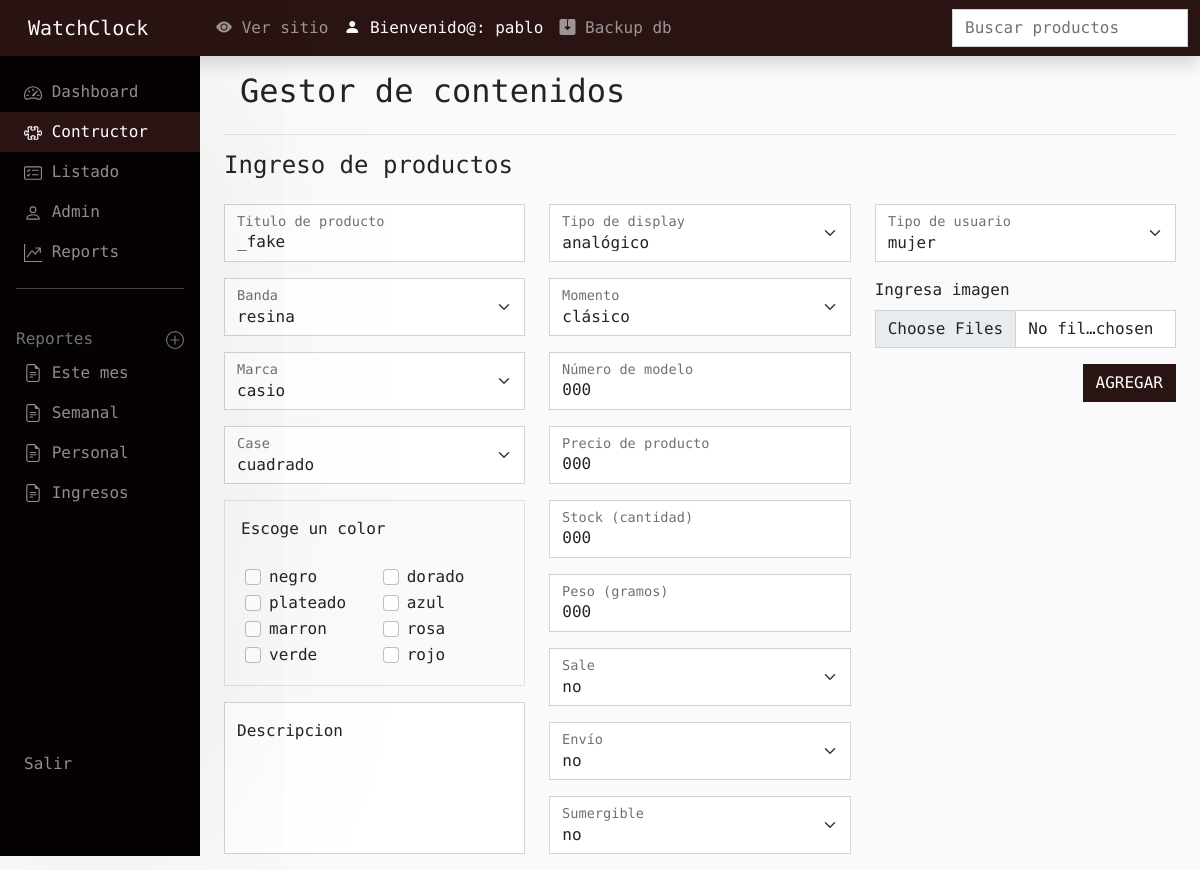
Page /dashboard/constructor.php (signed in) on the committed database.
### tables this page shows
CREATE TABLE `color` (
  `_id` int(11) NOT NULL,
  `color` tinytext NOT NULL DEFAULT 'emty',
  `code` varchar(100) NOT NULL DEFAULT 'red'
);

### dashboard/constructor.php (called while the page is built, shortened)
<?php include_once __DIR__ . '/components/layout_dashboard.php'; ?>
<?php include_once __DIR__.'/components/header_content.php';?>
<?php $content_dashboard = function (): void { ?>
    <?php header_content('Gestor de contenidos')?>
    <?php include_once __DIR__.'/components/constructor_content.php';?>
<?php } ?>
<?php layout_dashboard($content_dashboard) ?>

### dashboard/components/constructor_get_props.php (called while the page is built, shortened)
<?php
include_once __DIR__.'/../controllers/get_props.php';
$get_props_instance = new Mi($conn);
$res_bands = $get_props_instance->get_prop('band');
$res_brands = $get_props_instance->get_prop('brand');
$res_cases = $get_props_instance->get_prop('`case` as C', 'C.*');
$res_colors = $get_props_instance->get_prop('color');
$res_display_types = $get_props_instance->get_prop('display_type');
$res_moments = $get_props_instance->get_prop('moment');
$res_user_types = $get_props_instance->get_prop('user_type');
$res_product_color = null;
function color_is_checked($res_product_color, $color)
{
    return '';
}

### dashboard/helpers/class_get_props.php (called while the page is built, shortened)
<?php
class Mi
{
    public function get_prop($table, $column = '*', $where = '')
    {
        $query = "
            SELECT $column
            FROM $table
            $where
        ";
        $res = $this->conn->query($query);
        if (!$res) :
            return null;
        else :
            return $res;
        endif;
    }
}

### dashboard/components/constructor_content.php (the view, shortened to what this page needs)
<?php include_once __DIR__ . '/../controllers/get_props.php'; ?>
<?php include_once __DIR__ . '/constructor_get_props.php'; ?>
<div class="">
    <h4 class="pb-3">Ingreso de productos</h4>
    <?php
    $url = LOCAL_HOST . '/dashboard/controllers/';
    $url .= (!empty($_REQUEST['update_at'])) ? "update_product.php" : "add_new_product.php";
    ?>
    <form action="<?= $url ?>" enctype="multipart/form-data" method="POST" class="row row-cols-lg-3 needs-validation" novalidate>
        <div>
            <div class="form-floating mb-3">
                <input type="text" class="form-control" name="title" id="floatingInputx" value="<?= (!empty($res_product)) ? $res_product->title : '_fake' ?>" placeholder="#" required>
                <label for="floatingInputx">Titulo de producto</label>
            </div>
            <div class="form-floating mb-3">
                <select class="form-select form-select-md mb-3" id="band" name="band" aria-label=".form-select-lg example">
                    <?php while ($data = $res_bands->fetch_object()) { ?>
                        <?php $is_selected = !empty($res_product) ?  ($data->band == $res_product->band ? 'selected' : '') : ''; ?>
                        <option <?= $is_selected ?> value="<?= $data->band ?>"><?= $data->band ?></option>
                    <?php } ?>
                </select>
                <label for="band">Banda</label>
            </div>
            <div class="form-floating mb-3">
                <select class="form-select form-select-md mb-3" id="brand" name="brand" aria-label=".form-select-lg example">
                    <?php while ($data = $res_brands->fetch_object()) { ?>
                        <?php $is_selected = !empty($res_product) ?  ($data->brand == $res_product->brand ? 'selected' : '') : ''; ?>
                        <option <?= $is_selected ?> value="<?= $data->brand ?>"><?= $data->brand ?></option>
                    <?php } ?>
                </select>
                <label for="brand">Marca</label>
            </div>
            <div class="form-floating mb-3">
                <select class="form-select form-select-md mb-3" id="case" name="case" aria-label=".form-select-lg example">
                    <?php while ($data = $res_cases->fetch_object()) { ?>
                        <?php $is_selected = !empty($res_product) ?  ($data->case == $res_product->case ? 'selected' : '') : ''; ?>
                        <option <?= $is_selected ?> value="<?= $data->case ?>"><?= $data->case ?></option>
                    <?php } ?>
                </select>
                <label for="case">Case</label>
            </div>
            <div class="border pt-3 ps-3 mb-3">
                <label for="" class="form-label">Escoge un color</label>
                <div class="row row-cols-2 px-3 py-3">
                    <?php while ($data = $res_colors->fetch_object()) { ?>
                        <div class="form-check">
                            <?php $is_checked = color_is_checked($res_product_color, $data->color); ?>
                            <input class="form-check-input" type="checkbox" name="color[]" value="<?= $data->_id ?>" <?= $is_checked ?> id="<?= $data->color ?>">
                            <label class="form-check-label" for="<?= $data->color ?>">
                                <?= $data->color ?>
                            </label>
                        </div>
                    <?php } ?>
                </div>
            </div>
            <div class="form-floating mb-3">
                <textarea class="form-control" name='description' id="floatingTextarea2" style="height: 9.5rem" placeholder="#" required><?= (!empty($res_product)) ? $res_product->description : '' ?></textarea>
                <label for="floatingTextarea2">Descripcion</label>
            </div>
        </div>
        <div>
            <div class="form-floating mb-3">
                <select class="form-select form-select-md mb-3" name="display_type" id="display_type" aria-label=".form-select-lg example">
                    <?php while ($data = $res_display_types->fetch_object()) { ?>
                        <?php $is_selected = !empty($res_product) ?  ($data->display_type == $res_product->display_type ? 'selected' : '') : ''; ?>
                        <option <?= $is_selected ?> value="<?= $data->display_type ?>"><?= $data->display_type ?></option>
                    <?php } ?>
                </select>
                <label for="display_type">Tipo de display</label>
            </div>
            <div class="form-floating mb-3">
                <select class="form-select form-select-md mb-3" name="moment" id="moment" aria-label=".form-select-lg example">
                    <?php while ($data = $res_moments->fetch_object()) { ?>
                        <?php $is_selected = !empty($res_product) ?  ($data->moment == $res_product->moment ? 'selected' : '') : ''; ?>
                        <option <?= $is_selected ?> value="<?= $data->moment ?>"><?= $data->moment ?></option>
                    <?php } ?>
                </select>
                <label for="moment">Momento</label>
            </div>
            <div class="form-floating mb-3">
                <input type="number" class="form-control" name="model" id="floatingInputx" max='999999999' value="<?= (!empty($res_product)) ? $res_product->model : '000' ?>" placeholder="#" required>
                <label for="floatingInputx">Número de modelo</label>
            </div>
            <div class="form-floating mb-3">
                <input type="text" class="form-control" name="price" id="floatingInputx" value="<?= (!empty($res_product)) ? $res_product->price : '000' ?>" placeholder="#" required>
                <label for="floatingInputx">Precio de producto</label>
            </div>
            <div class="form-floating mb-3">
                <input type="number" class="form-control" name="stock" id="floatingInputx" max='50' value="<?= (!empty($res_product)) ? $res_product->stock : '000' ?>" placeholder="#" required>
                <label for="floatingInputx">Stock (cantidad)</label>
            </div>
            <div class="form-floating mb-3">
                <input type="number" class="form-control" name="weight" id="floatingInputx" max='500' value="<?= (!empty($res_product)) ? $res_product->weight : '000' ?>" placeholder="#" required>
                <label for="floatingInputx">Peso (gramos)</label>
            </div>
            <div class="form-floating mb-3">
                <select class="form-select form-select-md mb-3" id="sale" name="sale">
                    <option selected value="0">no</option>
                </select>
                <label for="sale">Sale</label>
            </div>
            <div class="form-floating mb-3">
                <select class="form-select form-select-md mb-3" id="shipping" name="shipping">
                    <option selected value="0">no</option>
                </select>
                <label for="shipping">Envío</label>
            </div>
            <div class="form-floating mb-3">
                <select class="form-select form-select-md mb-3" id="submersible" name="submersible">
                    <option selected value="0">no</option>
                </select>
                <label for="submersible">Sumergible</label>
            </div>
        </div>
        <div>
            <div class="form-floating mb-3">
                <select class="form-select form-select-md mb-3" name="user_type" id="user_type" aria-label=".form-select-lg example">
                    <?php while ($data = $res_user_types->fetch_object()) { ?>
                        <?php $is_selected = !empty($res_product) ?  ($data->user_type == $res_product->user_type ? 'selected' : '') : ''; ?>
                        <option <?= $is_selected ?> value="<?= $data->user_type ?>"><?= $data->user_type ?></option>
                    <?php } ?>
                </select>
                <label for="user_type">Tipo de usuario</label>
            </div>
            <div class="mb-3">
                <label for="formFileSm" class="form-label">Ingresa imagen</label>
                <input type="file" class="form-control form-control-md" name="image[]" accept="image/*" multiple id="formFileSm">
            </div>
            <div class="d-grid justify-content-end">
                <button type="submit" class="btn btn-primary">
                    <?= (!empty($_REQUEST['update_at'])) ? 'ACTUALIZAR' : 'AGREGAR'; ?>
                </button>
            </div>
        </div>
    </form>
</div>

### rows in the picture
color: color "negro"
color: color "dorado"
color: color "plateado"
color: color "azul"
color: color "marron"
color: color "rosa"
color: color "verde"
color: color "rojo"

### other values in the picture
$_SESSION['user_name'] "pablo"
$content "Gestor de contenidos"
form field band "resina"
form field brand "casio"
form field case "cuadrado"
form field display_type "analógico"
form field moment "clásico"
form field user_type "mujer"
